Frame 1 (no input): blank canvas, image omitted
Frame 60 (the mouse pressed at the canvas centre just before this capture): blank canvas, image omitted
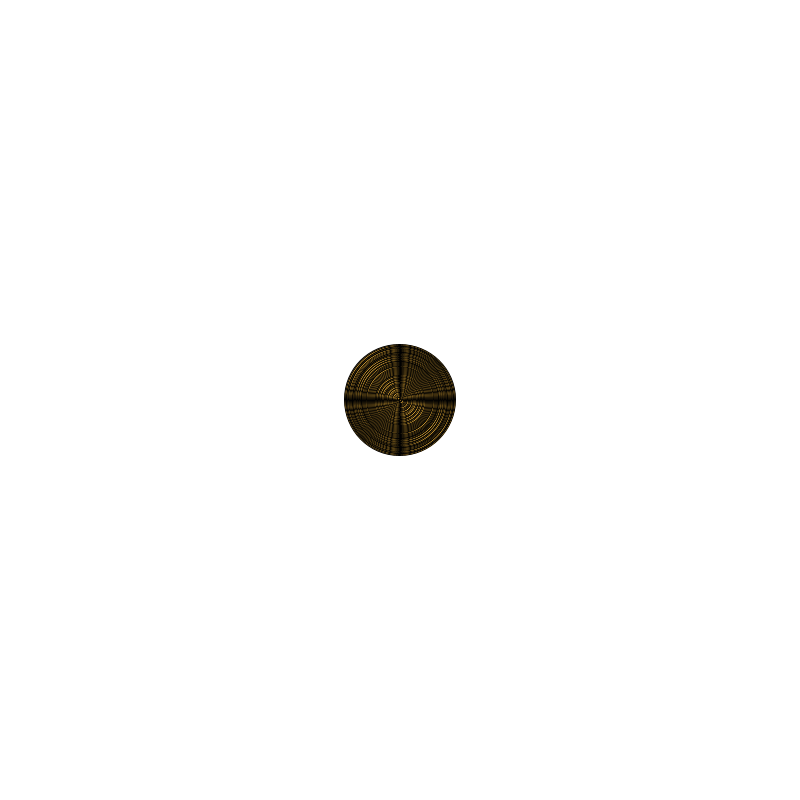
Frame 120 (the mouse held since frame 60 and released just before this capture)

The Processing sketch whose frames 1 and 60 were blank and that drew this single picture after the mouse press (run headless with seeded random() and noise(); from frame 60 on, the mouse is pressed at the canvas centre):

// Processing sketch: classes_and_arraylists
// ── classes_and_arraylists.pde
// enter the blobbyverse!
// classes and arraylist

ArrayList <Blobby> listOfBlobbys;

void setup() {
    size(800,800);
    listOfBlobbys = new ArrayList<Blobby>();
}

void draw() {
    background(255);

    for (int i=0; i<listOfBlobbys.size(); i++) {
        Blobby b = listOfBlobbys.get(i);
        b.breathe();
        b.drawBlob();
    }

    if (mousePressed) {
        listOfBlobbys.add(new Blobby(mouseX, mouseY));
    }
}

class Blobby {
    PVector pos = new PVector(0,0);
    float size, maxSize = 200;
    int birthFrame;
        
    Blobby (float x, float y) {
        pos.x = x;
        pos.y = y;
        birthFrame = frameCount;
    }
    
    void breathe() {
       size = sin(float(birthFrame-frameCount)/100)* maxSize; // converting frameCount to float for precise division
       pos.x += (pos.x-mouseX)/100;
       pos.y += (pos.y-mouseY)/100;

    }
    
    void drawBlob() {
        fill(#FFBF3E);
        circle(pos.x,pos.y,size);
    }
}
    
